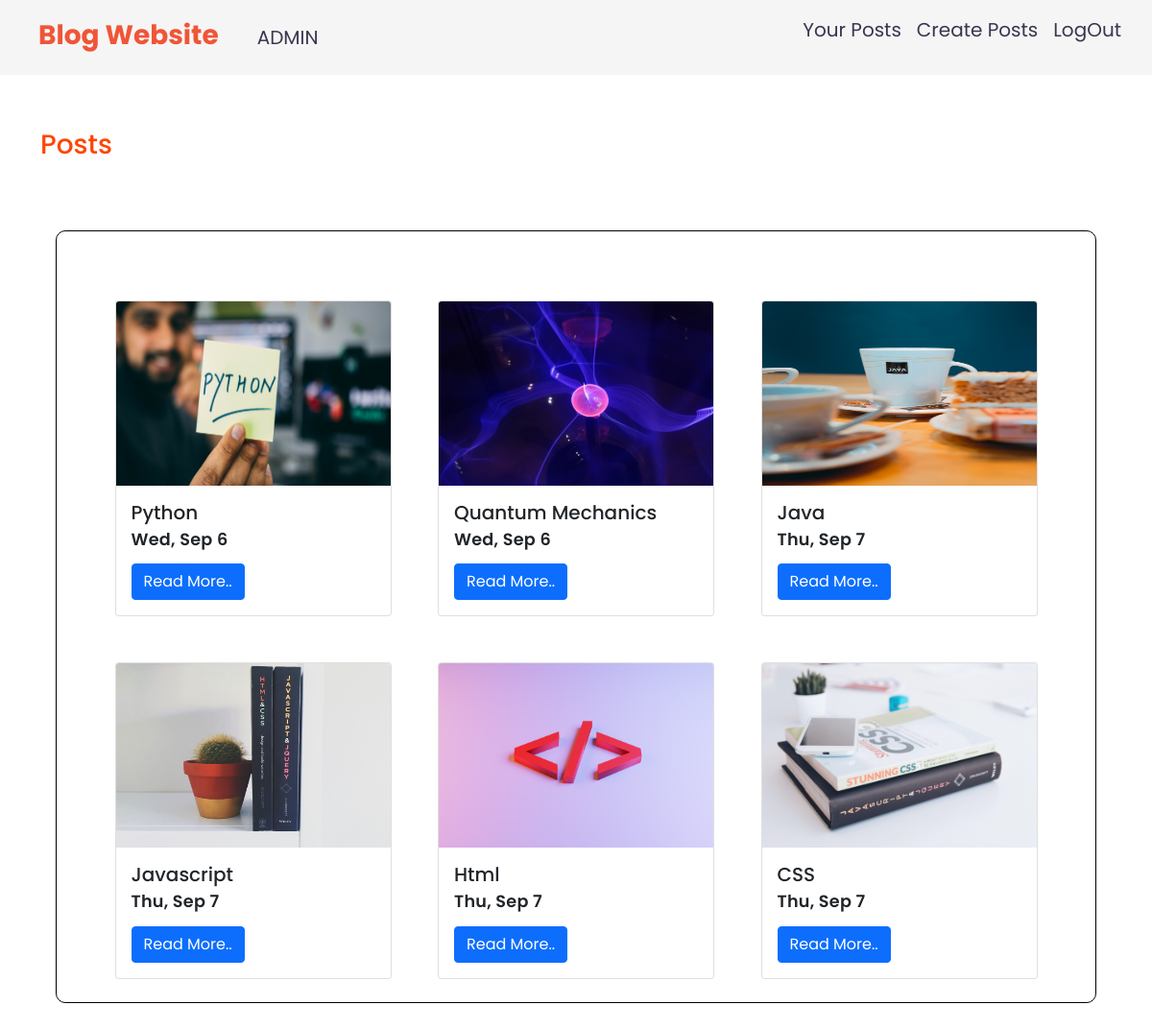
The app's page / (signed in) with its own data.
### app/models.py (models this page shows, shortened)
class Post(models.Model):
    title=models.CharField(max_length=150)
    content= models.TextField()
    publicationdate=models.DateField(auto_now_add=True)
    name=models.ForeignKey(User, on_delete=models.CASCADE, null=True,blank=True)
    image = models.ImageField(upload_to='eventimages',null=True)

### app/views.py (the view)
# urls.py: path('',views.post,name='posts'),
def post(request):
    data=Post.objects.all()
    return render(request,'app/home.html',{'post':data})

### app/templates/app/home.html (shortened to what this page needs)
{% extends 'app/base.html' %}
{% load static %}
{% block content %}
        <h3 class=" font my-5" style="color:orangered;">
            Posts
        </h3>
        <div class="row justify-content-center">
        </div>
        <div class="jumbotron jumbotron-fluid jumbo-class  p-3 mb-3">
            <div class="container">
                <div class="postrow row  justify-content-evenly d-flex p-4">
                    {% for pt in post %}
                    <div class="col-auto mt-5">
                        <div class="card" style="width: 18rem;">
                            <img src="{{pt.image.url}}" class="card-img-top img-fluid" style="width:18rem; height:12rem;" alt="...">
                            <div class="card-body">
                              <h5 class="card-title">{{pt.title}}</h5>
                              <p class="card-text postname lh-1">{{pt.publicationdate|date:"D, M j"}}</p>
                              <a href="{% url 'postdetails' pt.id %}" class="btn btn-primary">Read More..</a>
                            </div>
                        </div>
                    </div>
                     {% endfor %}
                </div>
            </div>
        </div><br>
        {% endblock content %}

### app/templates/app/navbar.html (shortened to what this page needs)
<nav class=" navbar navbar-expand-lg navbar-light">
  <div class="container-fluid pb-0">
     <a class="navbar-brand nav-link active mb-1 fs-3 fw-bold" aria-current="page" href="{% url 'posts' %}">Blog Website</a>
     <div class="collapse navbar-collapse" id="navbarSupportedContent">
       <ul class="navbar-nav me-auto mb-2 mb-lg-0">
        {% if  request.user.is_authenticated %}
        <li class="nav-item">
            <a class="nav-link active fs-5" aria-current="page">{{request.user|upper}}</a>
        </li>
        {% endif %}
      </ul>
    <div class="d-flex mb-3">
      <ul class="navbar-nav me-auto mb-2 mb-lg-0">
      {% if request.user.is_authenticated %}
          <li class="nav-item">
            <a class="nav-link active fs-5" aria-current="page" href="{% url 'userposts' %}">Your Posts</a>
          </li>
          <li class="nav-item">
            <a class="nav-link active fs-5" aria-current="page" href="{% url 'createpost' %}">Create Posts</a>
          </li>
          <li class="nav-item">
           <a class="nav-link active fs-5" aria-current="page" href="{% url 'logout' %}">LogOut</a>
          </li>
      {%endif%}
    </ul>
</div>
</nav>

### app/static/app/css/style.css (style rules this page uses)
.navbar { background-color: rgba(235, 62, 62, 0)!important; opacity:1; top: 0; left: 0; width: 100%; z-index: 100; }
.navbar-brand.nav-link,.crt-post,.text-success { color:#f05537!important; }
.nav-link { color:#39364f!important; }
.login-tag, .fw-bold { font-size: 3.25rem; line-height: 3rem; }
.postname { font-size: 1.1rem; line-height: 1.5rem; letter-spacing: .25px; margin-right: -0.25px; font-weight: 600; }
body { font-family: 'Poppins', sans-serif; }
.postrow { border-radius: 10px; border:1px solid black; }

### records on screen
Post: image (picture), title "Python", publicationdate "Wed, Sep 6"
Post: image (picture), title "Quantum Mechanics", publicationdate "Wed, Sep 6"
Post: image (picture), title "Java", publicationdate "Thu, Sep 7"
Post: image (picture), title "Javascript", publicationdate "Thu, Sep 7"
Post: image (picture), title "Html", publicationdate "Thu, Sep 7"
Post: image (picture), title "CSS", publicationdate "Thu, Sep 7"

### other values on screen
{{ request.user|upper }} "ADMIN"
